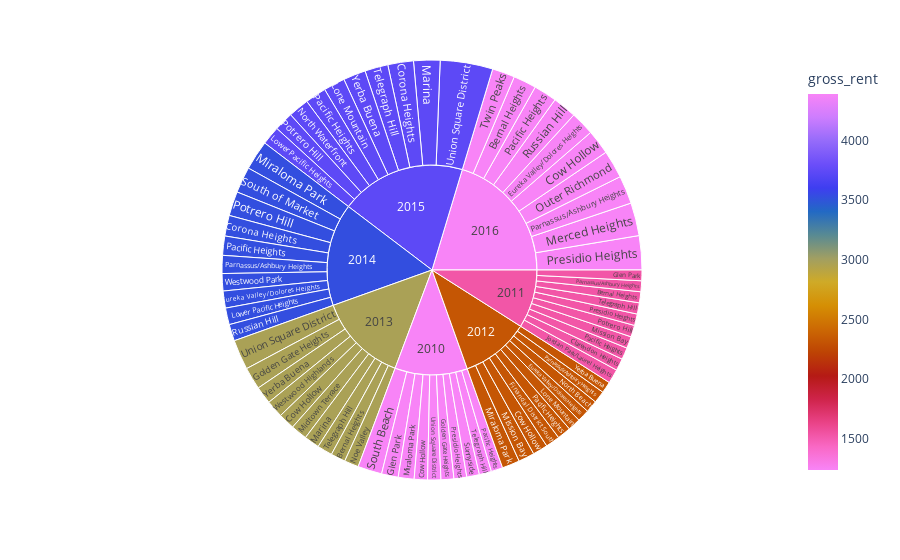

The notebook cell this image was saved under:
### Code cell
sunburst()

### Figure 1 — Plotly figure (JSON) as saved in the notebook; plotly's stock layout.template omitted (floating-point values rounded to 4 significant figures)
{"data": [{"branchvalues": "total", "customdata": [[1530], [2971], [4390], [1530], [3528], [3739], [1239], [2324], [2971], [4390], [2324], [3528.0], [4390], [2324], [1239], [1530], [1239], [2971], [1530], [2324], [3739], [3528], [3739], [2971], [3739], [4390], [2971], [1239], [2324], [3528], [1530], [2324], [2971], [2324], [3739], [4390], [1239], [1530], [2324], [3528], [3739], [4390], [1530], [2324], [3528], [4390], [1530], [3528], [3739], [1239], [1530], [4390], [3528], [4390], [1239], [3528], [1239], [1239], [1530], [2971], [3739], [4390], [1239], [2971], [3739.0], [2971.0], [3528.0], [2324], [2971.0], [3739], [1239.0], [1530.0], [2324], [2971], [3528], [3739.0], [4390.0]], "domain": {"x": [0, 1], "y": [0, 1]}, "hovertemplate": "labels=%{label}<br>sale_price_sqr_foot=%{value}<br>parent=%{parent}<br>id=%{id}<br>gross_rent=%{color}<extra></extra>", "ids": ["2011/Bernal Heights ", "2013/Bernal Heights ", "2016/Bernal Heights ", "2011/Clarendon Heights", "2014/Corona Heights", "2015/Corona Heights", "2010/Cow Hollow", "2012/Cow Hollow", "2013/Cow Hollow", "2016/Cow Hollow", "2012/Eureka Valley/Dolores Heights", "2014/Eureka Valley/Dolores Heights", "2016/Eureka Valley/Dolores Heights", "2012/Financial District South", "2010/Glen Park", "2011/Glen Park", "2010/Golden Gate Heights", "2013/Golden Gate Heights", "2011/Jordan Park/Laurel Heights", "2012/Lone Mountain", "2015/Lone Mountain", "2014/Lower Pacific Heights", "2015/Lower Pacific Heights", "2013/Marina", "2015/Marina", "2016/Merced Heights", "2013/Midtown Terrace", "2010/Miraloma Park", "2012/Miraloma Park", "2014/Miraloma Park", "2011/Mission Bay", "2012/Mission Bay", "2013/Noe Valley", "2012/North Beach", "2015/North Waterfront", "2016/Outer Richmond ", "2010/Pacific Heights", "2011/Pacific Heights", "2012/Pacific Heights", "2014/Pacific Heights", "2015/Pacific Heights", "2016/Pacific Heights", "2011/Parnassus/Ashbury Heights", "2012/Parnassus/Ashbury Heights", "2014/Parnassus/Ashbury Heights", "2016/Parnassus/Ashbury Heights", "2011/Potrero Hill", "2014/Potrero Hill", "2015/Potrero Hill", "2010/Presidio Heights", "2011/Presidio Heights", "2016/Presidio Heights", "2014/Russian Hill", "2016/Russian Hill", "2010/South Beach", "2014/South of Market", "2010/Sunnyside", "2010/Telegraph Hill", "2011/Telegraph Hill", "2013/Telegraph Hill", "2015/Telegraph Hill", "2016/Twin Peaks", "2010/Union Square District", "2013/Union Square District", "2015/Union Square District", "2013/Westwood Highlands", "2014/Westwood Park", "2012/Yerba Buena", "2013/Yerba Buena", "2015/Yerba Buena", "2010", "2011", "2012", "2013", "2014", "2015", "2016"], "labels": ["Bernal Heights ", "Bernal Heights ", "Bernal Heights ", "Clarendon Heights", "Corona Heights", "Corona Heights", "Cow Hollow", "Cow Hollow", "Cow Hollow", "Cow Hollow", "Eureka Valley/Dolores Heights", "Eureka Valley/Dolores Heights", "Eureka Valley/Dolores Heights", "Financial District South", "Glen Park", "Glen Park", "Golden Gate Heights", "Golden Gate Heights", "Jordan Park/Laurel Heights", "Lone Mountain", "Lone Mountain", "Lower Pacific Heights", "Lower Pacific Heights", "Marina", "Marina", "Merced Heights", "Midtown Terrace", "Miraloma Park", "Miraloma Park", "Miraloma Park", "Mission Bay", "Mission Bay", "Noe Valley", "North Beach", "North Waterfront", "Outer Richmond ", "Pacific Heights", "Pacific Heights", "Pacific Heights", "Pacific Heights", "Pacific Heights", "Pacific Heights", "Parnassus/Ashbury Heights", "Parnassus/Ashbury Heights", "Parnassus/Ashbury Heights", "Parnassus/Ashbury Heights", "Potrero Hill", "Potrero Hill", "Potrero Hill", "Presidio Heights", "Presidio Heights", "Presidio Heights", "Russian Hill", "Russian Hill", "South Beach", "South of Market", "Sunnyside", "Telegraph Hill", "Telegraph Hill", "Telegraph Hill", "Telegraph Hill", "Twin Peaks", "Union Square District", "Union Square District", "Union Square District", "Westwood Highlands", "Westwood Park", "Yerba Buena", "Yerba Buena", "Yerba Buena", "2010", "2011", "2012", "2013", "2014", "2015", "2016"], "marker": {"coloraxis": "coloraxis", "colors": [1530, 2971, 4390, 1530, 3528, 3739, 1239, 2324, 2971, 4390, 2324, 3528.0, 4390, 2324, 1239, 1530, 1239, 2971, 1530, 2324, 3739, 3528, 3739, 2971, 3739, 4390, 2971, 1239, 2324, 3528, 1530, 2324, 2971, 2324, 3739, 4390, 1239, 1530, 2324, 3528, 3739, 4390, 1530, 2324, 3528, 4390, 1530, 3528, 3739, 1239, 1530, 4390, 3528, 4390, 1239, 3528, 1239, 1239, 1530, 2971, 3739, 4390, 1239, 2971, 3739.0, 2971.0, 3528.0, 2324, 2971.0, 3739, 1239.0, 1530.0, 2324, 2971, 3528, 3739.0, 4390.0]}, "name": "", "parents": ["2011", "2013", "2016", "2011", "2014", "2015", "2010", "2012", "2013", "2016", "2012", "2014", "2016", "2012", "2010", "2011", "2010", "2013", "2011", "2012", "2015", "2014", "2015", "2013", "2015", "2016", "2013", "2010", "2012", "2014", "2011", "2012", "2013", "2012", "2015", "2016", "2010", "2011", "2012", "2014", "2015", "2016", "2011", "2012", "2014", "2016", "2011", "2014", "2015", "2010", "2011", "2016", "2014", "2016", "2010", "2014", "2010", "2010", "2011", "2013", "2015", "2016", "2010", "2013", "2015", "2013", "2014", "2012", "2013", "2015", "", "", "", "", "", "", ""], "type": "sunburst", "values": [471.9, 630.9, 986.8, 520.7, 888.2, 1101.0, 569.4, 644.8, 707.4, 1059.0, 524.8, 729.0, 1027.0, 613.8, 715.6, 457.4, 551.8, 956.2, 610.8, 546.0, 918.3, 716.4, 800.0, 655.2, 1133.0, 1417.0, 703.1, 680.6, 756.2, 1268.0, 507.0, 689.5, 615.1, 517.2, 890.9, 1197.0, 496.5, 509.0, 586.2, 824.7, 910.2, 996.4, 466.6, 515.9, 773.4, 1208.0, 503.1, 1045.0, 821.3, 549.4, 493.8, 1466.0, 714.2, 1024.0, 1037.0, 1120.0, 542.5, 524.8, 483.4, 653.3, 997.0, 970.1, 569.2, 1290.0, 2259.0, 747.3, 743.0, 491.8, 753.0, 963.5, 6237.0, 5024.0, 5886.0, 7712.0, 8822.0, 10790.0, 11350.0]}], "layout": {"autosize": true, "coloraxis": {"colorbar": {"title": {"text": "gross_rent"}}, "colorscale": [[0, "#f884f7"], [0.0625, "#f968c4"], [0.125, "#ea4388"], [0.1875, "#cf244b"], [0.25, "#b51a15"], [0.3125, "#bd4304"], [0.375, "#cc6904"], [0.4375, "#d58f04"], [0.5, "#cfaa27"], [0.5625, "#a19f62"], [0.625, "#588a93"], [0.6875, "#2269c4"], [0.75, "#3e3ef0"], [0.8125, "#6b4ef9"], [0.875, "#956bfa"], [0.9375, "#cd7dfe"], [1, "#f884f7"]]}, "legend": {"tracegroupgap": 0}, "margin": {"t": 60}}}
